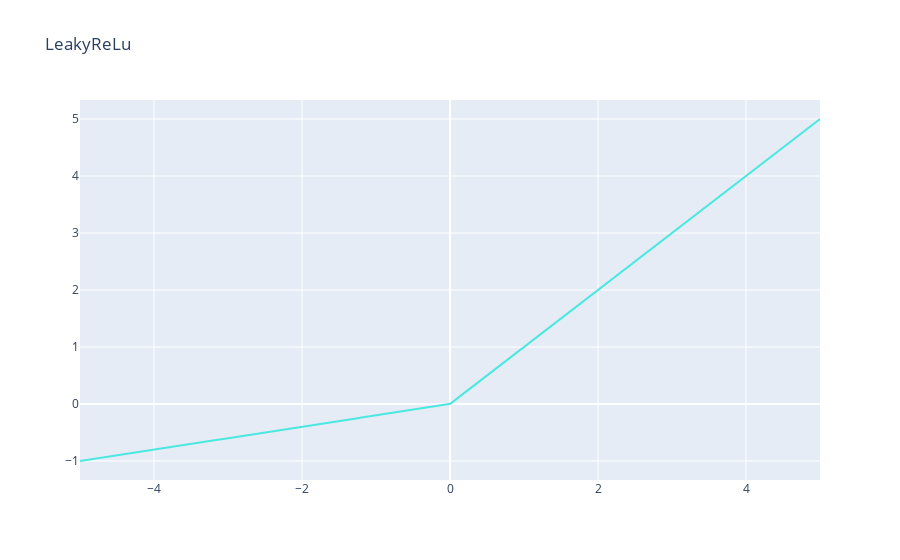

The notebook cell saved with this chart:
### Markdown cell above
### Leaky ReLU
* Advantages
  * Prevents dying ReLU problem—this variation of ReLU has a small positive slope in the negative area, so it does enable backpropagation, even for negative input values
  * Otherwise like ReLU, although a little slower to compute
* Disadvantages
  * Results not consistent

### Code cell
x = np.linspace(-5, 5, num=1000)
y = (np.abs(x) + x)/2 - (np.abs(x) - x)/10
fig = go.Figure()
fig.add_trace(go.Scatter(x=x, y=y,
                         mode = "lines",
                         marker=dict(
        color=color_chart[1])))
fig.update_layout(title="LeakyReLu")
# fig.show("svg")
fig.show()

### Figure 1 — Plotly figure (JSON) as saved in the notebook; plotly's stock layout.template omitted (floating-point values rounded to 4 significant figures; data arrays with more than 128 entries replaced by an {"elided": "..."} marker saying what was removed)
{"data": [{"marker": {"color": "#4BE8E0"}, "mode": "lines", "type": "scatter", "x": {"elided": "1000 float values"}, "y": {"elided": "1000 float values"}}], "layout": {"title": {"text": "LeakyReLu"}}}
